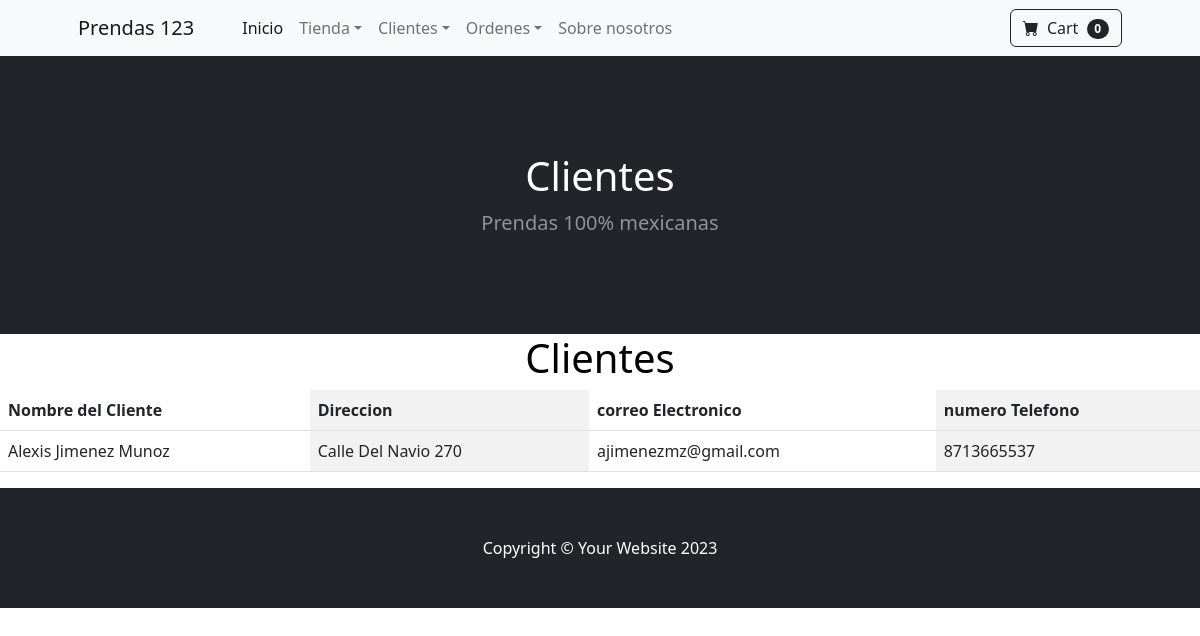
/clientes/, run on the app's committed database.
### app/models.py (models this page shows)
class Cliente(models.Model):
    nombre = models.CharField(max_length=100)
    direccion = models.CharField(max_length=100)
    correoElectronico = models.EmailField(max_length=30)
    numeroTelefono = models.IntegerField()

### app/views.py (the view)
# urls.py: path('clientes/',clientes, name="clientes"),
def clientes(request):
    contexto = {'clientes': Cliente.objects.all() }
    return render(request, "app/clientes.html", contexto)

### app/templates/app/clientes.html
{% extends 'app/base.html' %}
{% load static %}
{% block title %}
    <h1>Clientes</h1>
{% endblock title %}
{% block contenido %}
    <div class="text-center text-black">
        <h1>Clientes</h1>
    </div>
    <table class="table table-striped-columns">
        <thead>
            <tr>
                <th>Nombre del Cliente</th>
                <th>Direccion</th>
                <th>correo Electronico</th>
                <th>numero Telefono</th>
            </tr>
        </thead>
        <tbody>
        {% for c in clientes %}
            <tr>
                <td>{{ c.nombre }}</td>
                <td>{{ c.direccion }}</td>
                <td>{{ c.correoElectronico }}</td>
                <td>{{ c.numeroTelefono }}</td>
            </tr>
        {% endfor %}
        </tbody>
    </table>
{% endblock contenido %}

### data on the page
Cliente: nombre "Alexis Jimenez Munoz", direccion "Calle Del Navio 270", correoElectronico "ajimenezmz@gmail.com", numeroTelefono "8713665537"
